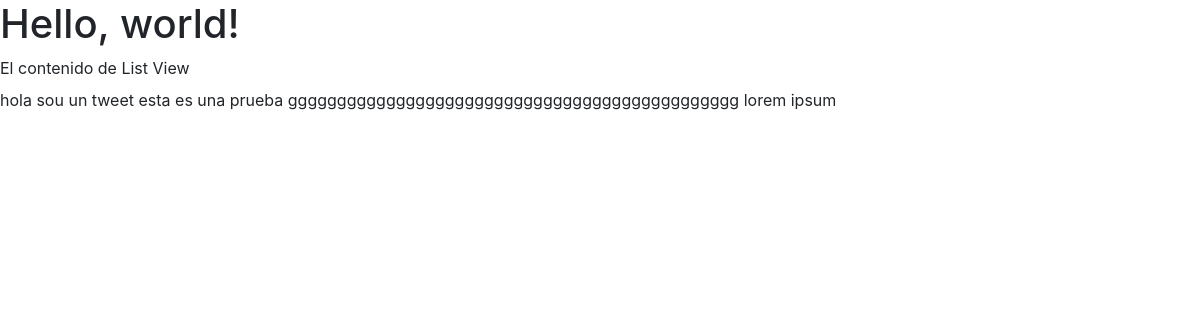
The app's page /tweet/, older data.
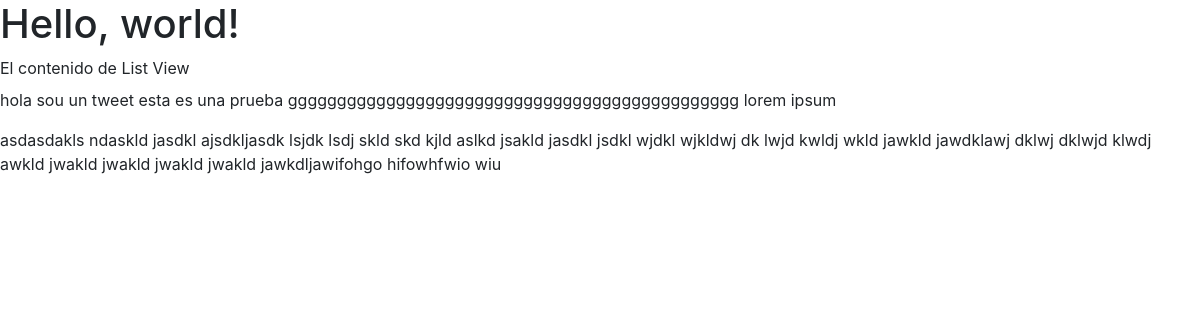
The same page, newer data.
### tweets/models.py (models this page shows)
class Tweet(models.Model):
    user = models.ForeignKey(settings.AUTH_USER_MODEL)
    content = models.CharField(max_length=140)
    created_at = models.DateTimeField(auto_now_add=True)
    updated_at = models.DateTimeField(auto_now=True)
    def __str__(self):
        return "{}. {}".format(self.id, self.content[:20])

### tweets/views.py (the view)
def tweet_list_view(request):
    queryset = Tweet.objects.all()
    print(queryset)
    context = {
        'object_list': queryset
    }
    return render(request, "tweets/list_view.html", context)

### tweets/templates/tweets/list_view.html (shortened to what this page needs)
{% extends "home.html" %}
{% block content %}
    El contenido de List View
    {% for item in  object_list %}
        <p>{{ item.content }} </p>
    {% endfor %}
{% endblock content %}

### templates/home.html (shortened to what this page needs)
{% load static %}
<!DOCTYPE html>
<html lang="en">
  <head>
    <link href="{% static 'bootstrap/css/bootstrap.min.css' %}" rel="stylesheet">
  </head>
  <body>
    <h1>Hello, world!</h1>
    {% block content %}
    {% endblock content %}
  </body>
</html>

Row changes from the older to the newer data that the page shows:
added Tweet: content "asdasdakls ndaskld jasdkl ajsdkljasdk lsjdk lsdj skld skd kjld aslkd jsakld jasdkl jsdkl wjdkl wjkldwj dk lwjd kwldj wkld jawkld jawdklawj dklwj dklwjd klwdj awkld jwakld jwakld jwakld jwakld jawkdljawifohgo hifowhfwio wiu"
